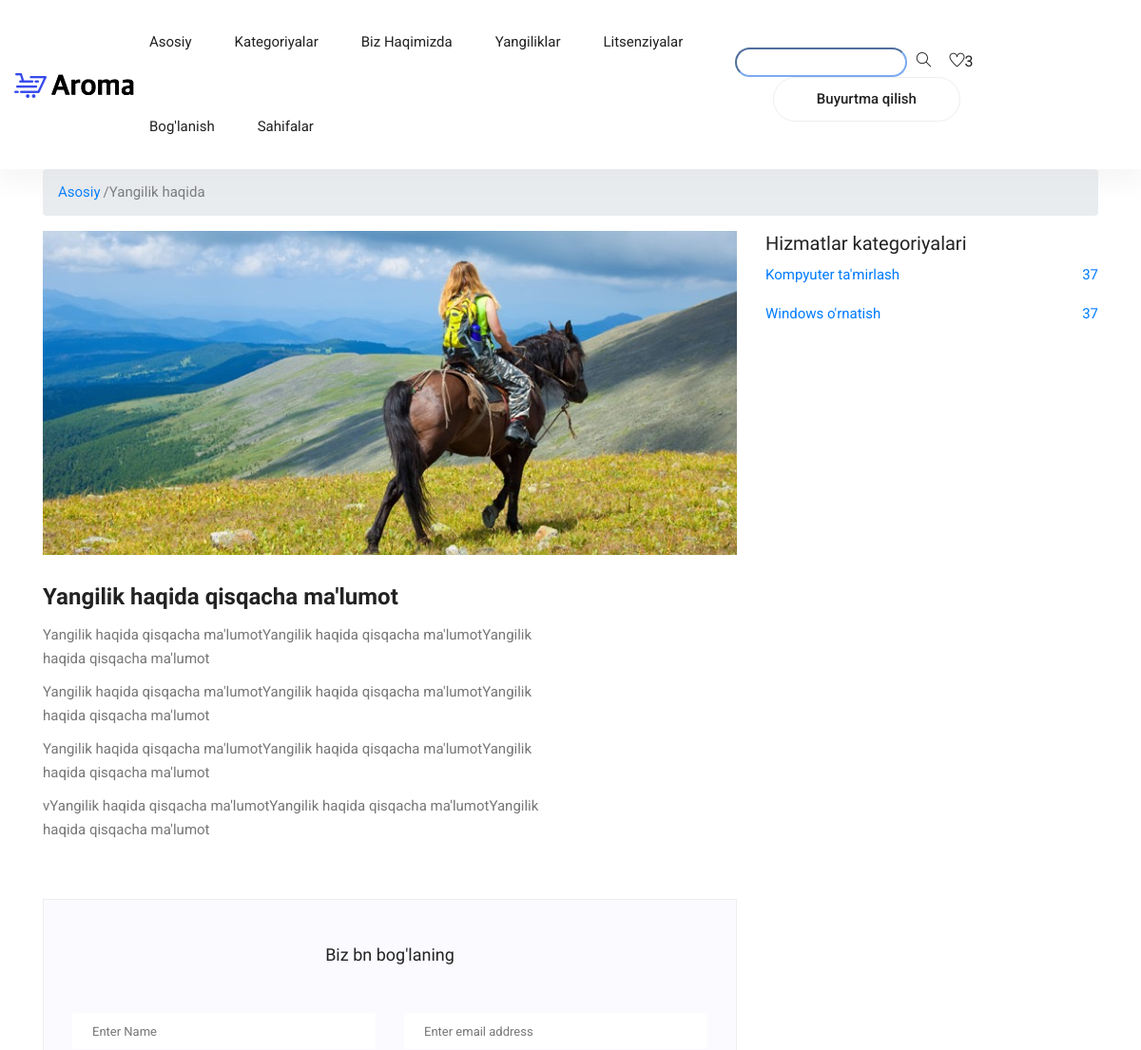
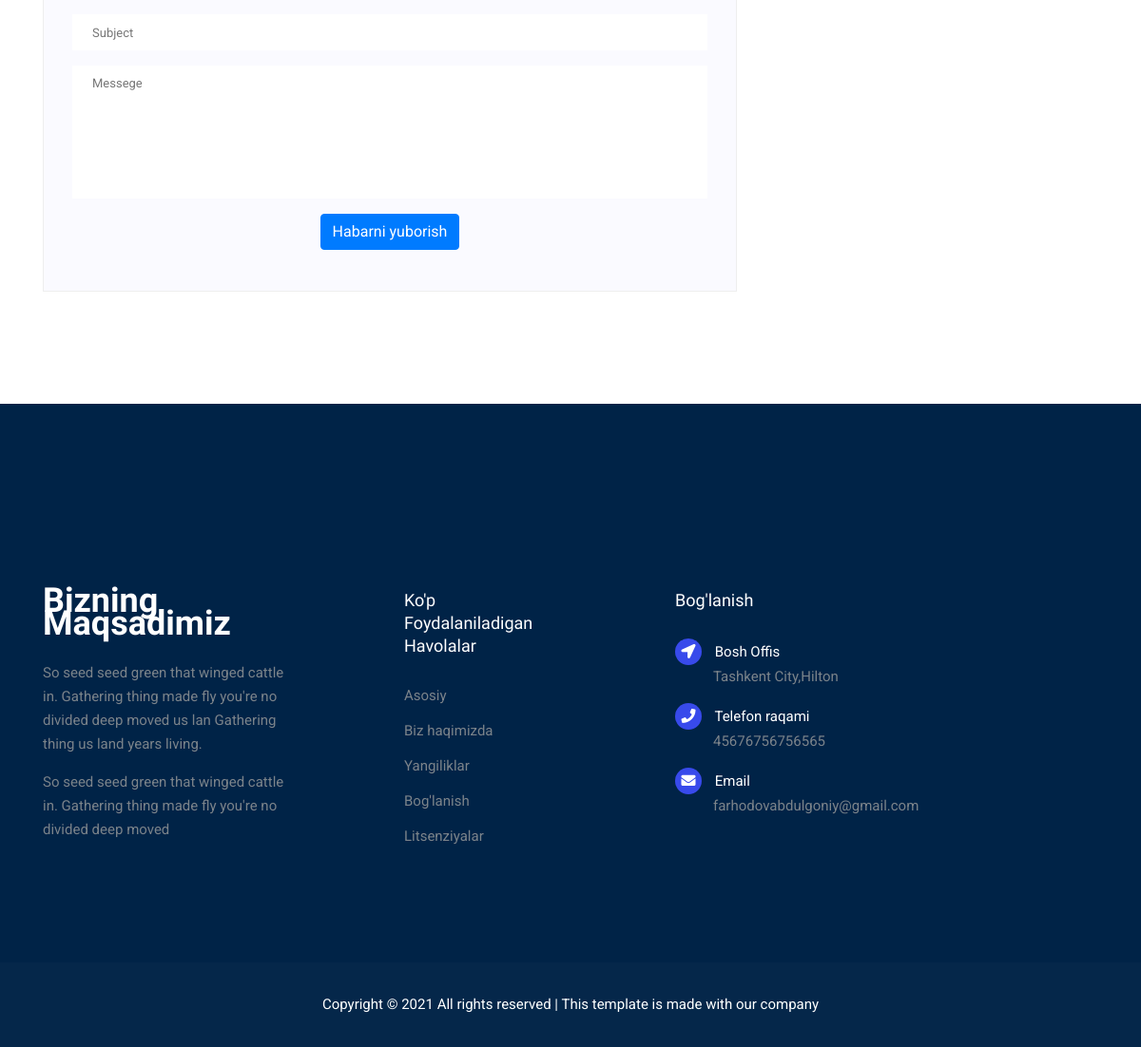
The app's page /post-detail/2/, older data (2 pictures, top to bottom).
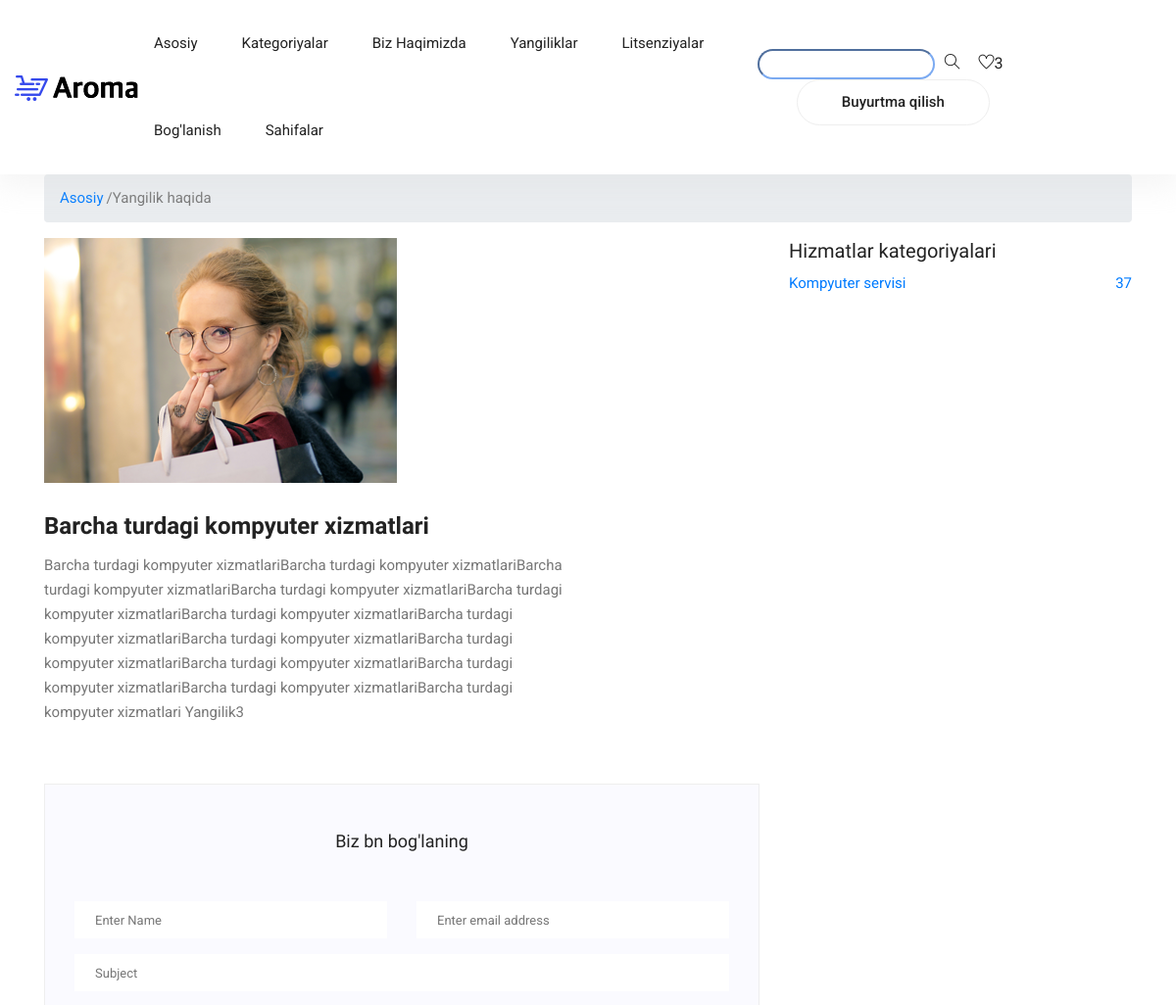
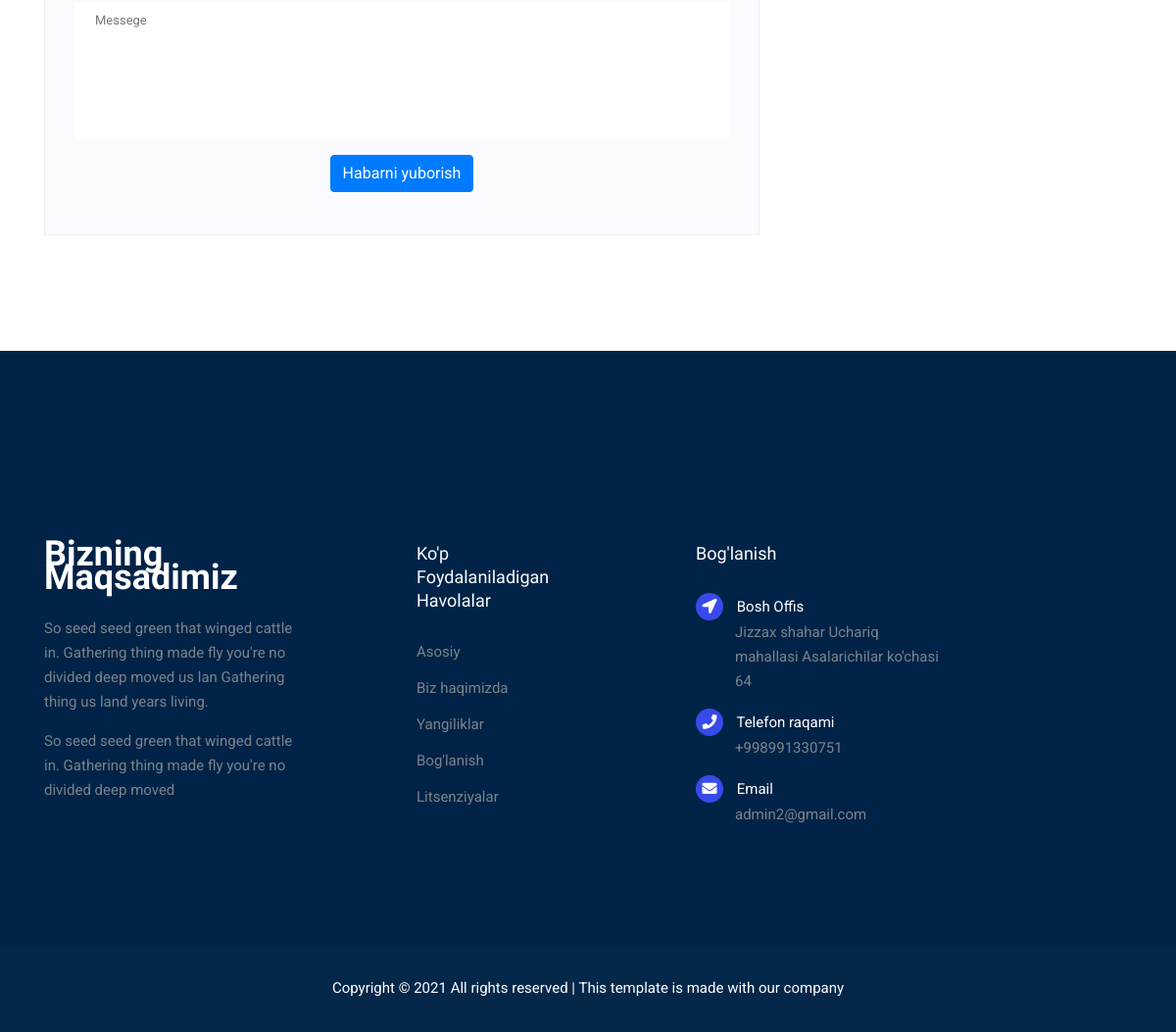
The same page, newer data (2 pictures, top to bottom).
### home/models.py (models this page shows, shortened)
class Post(models.Model):
    title = models.CharField(max_length=255)
    description = models.TextField()
    detail = RichTextUploadingField()
    image = models.ImageField(upload_to='post_images/')
    author = models.CharField(max_length=255)
    create_at = models.DateTimeField(auto_now_add=True)
    update_at = models.DateTimeField(auto_now=True)

class Setting(models.Model):
    title = models.CharField(max_length=222)
    keywords = models.CharField(max_length=222)
    description = models.CharField(max_length=222)
    country = models.CharField(max_length=222,blank=True)
    address = models.CharField(max_length=222,blank=True)
    phone = models.CharField(max_length=222, blank=True)
    email = models.EmailField()
    facebook = models.CharField(max_length=222,blank=True)
    instagram = models.CharField(max_length=222,blank=True)
    twitter = models.CharField(max_length=222,blank=True)
    youtube = models.CharField(max_length=222,blank=True)
    aboutus = RichTextUploadingField()
    contact = RichTextUploadingField()
    create_at = models.DateTimeField(auto_now_add=True)
    update_at = models.DateTimeField(auto_now=True)

### product/models.py (models this page shows, shortened)
class Category(models.Model):
    title = models.CharField(max_length=222,unique=True)
    keywords = models.CharField(max_length=255,unique=True)
    slug = models.SlugField(null=False,unique=True)
    image = models.ImageField(upload_to = 'category_images/',blank=True)
    description = models.CharField(max_length=255,blank=True)
    create_at = models.DateTimeField(auto_now_add=True)
    update_at = models.DateTimeField(auto_now=True)

### home/views.py (the view)
# urls.py: path('post-detail/<int:pk>/',views.post_detail,name='post_detail'),
def post_detail(request,pk):
    setting = Setting.objects.all()
    category = Category.objects.all()
    post_single = Post.objects.get(id=pk)
    context = {
        'setting':setting,
        'category':category,
        'post_single':post_single,
    }
    return render(request,'post_detail.html',context)

### templates/post_detail.html (shortened to what this page needs)
{% extends 'base.html' %}
{% load static %}
{% block content %}
<div id="breadcrumb">
    <div class="container">
        <ul class="breadcrumb">
            <li>
                <a href="/">Asosiy</a>
            </li>
            <span style="padding-left: 3px;"> /</span>
            <li class="active">
                Yangilik haqida
            </li>
        </ul>
    </div>
</div>
<section class="blog_area single-post-area py-80px section-margin--small mt-0">
    <div class="container">
        <div class="row">
            <div class="col-lg-8 posts-list">
                <div class="single-post row">
                    <div class="col-lg-12">
                        <div class="feature-img">
                            <img class="img-fluid" src="{{post_single.image.url}}" alt="">
                        </div>
                    </div>
                    <div class="col-lg-9 col-md-9 blog_details">
                        <h2>{{post_single.description}}</h2>
                        <p class="excert">
                            {{post_single.detail|safe}}
                        </p>
                    </div>
                </div>
                <div class="comment-form">
                    <h4>Biz bn bog'laning</h4>
                    <form method="post" action="{% url 'contact_single_page' %}">
                        <div class="form-group form-inline">
                            <div class="form-group col-lg-6 col-md-6 name">
                                <input type="text" class="form-control" id="name" placeholder="Enter Name"
                                    onfocus="this.placeholder = ''" onblur="this.placeholder = 'Enter Name'"
                                    name="name">
                            </div>
                            <div class="form-group col-lg-6 col-md-6 email">
                                <input type="email" class="form-control" id="email" placeholder="Enter email address"
                                    onfocus="this.placeholder = ''" onblur="this.placeholder = 'Enter email address'"
                                    name="email" required>
                            </div>
                        </div>
                        <div class="form-group">
                            <input type="text" class="form-control" id="subject" placeholder="Subject"
                                onfocus="this.placeholder = ''" onblur="this.placeholder = 'Subject'" name="subject" required>
                        </div>
                        <div class="form-group">
                            <textarea class="form-control mb-10" rows="5" name="message" placeholder="Messege"
                                onfocus="this.placeholder = ''" onblur="this.placeholder = 'Messege'" name="message"
                                required=""></textarea>
                        </div>
                        <button type="submit" class="btn btn-primary">Habarni yuborish</button>
                    </form>
                </div>
            </div>
            <div class="col-lg-4">
                <aside class="single_sidebar_widget post_category_widget">
                    <h4 class="widget_title">Hizmatlar kategoriyalari</h4>
                    <ul class="list cat-list">
                        <li>
                            {% for i in category %}
                            <a href="{% url 'category_products' i.id i.slug %}" class="d-flex justify-content-between">
                                <p>{{i.title}}</p>
                                <p>37</p>
                            </a>
                            {% endfor %}
                        </li>
                    </ul>
                </aside>
            </div>
        </div>
    </div>
</section>
{% endblock %}

### templates/footer.html
{% load static %}
<footer class="footer">
    <div class="footer-area">
        <div class="container">
            <div class="row section_gap">
                <div class="col-lg-3 col-md-6 col-sm-6">
                    <div class="single-footer-widget tp_widgets">
                        <h4 class="footer_title large_title">Bizning maqsadimiz</h4>
                        <p>
                            So seed seed green that winged cattle in. Gathering thing made fly you're no
                            divided deep moved us lan Gathering thing us land years living.
                        </p>
                        <p>
                            So seed seed green that winged cattle in. Gathering thing made fly you're no divided deep
                            moved
                        </p>
                    </div>
                </div>
                <div class="offset-lg-1 col-lg-2 col-md-6 col-sm-6">
                    <div class="single-footer-widget tp_widgets">
                        <h4 class="footer_title">Ko'p foydalaniladigan havolalar</h4>
                        <ul class="list">
                            <li><a href="/">Asosiy</a></li>
                            <li><a href="{% url 'aboutus' %}">Biz haqimizda</a></li>
                            <li><a href="{% url 'post' %}">Yangiliklar</a></li>
                            <li><a href="{% url 'contact' %}">Bog'lanish</a></li>
                            <li><a href="{% url 'lic' %}">Litsenziyalar</a></li>
                        </ul>
                    </div>
                </div>
                <div class="offset-lg-1 col-lg-3 col-md-6 col-sm-6">
                    <div class="single-footer-widget tp_widgets">
                        {% for i in setting %}
                        <h4 class="footer_title">Bog'lanish</h4>
                        <div class="ml-40">
                            <p class="sm-head">
                                <span class="fa fa-location-arrow"></span>
                                Bosh Offis
                            </p>
                            <p>{{i.address}}</p>
                            <p class="sm-head">
                                <span class="fa fa-phone"></span>
                                Telefon raqami
                            </p>
                            <p>
                                {{i.phone}}
                            </p>
                            <p class="sm-head">
                                <span class="fa fa-envelope"></span>
                                Email
                            </p>
                            <p>
                                {{i.email}}
                            </p>
                        </div>
                        {% endfor %}
                    </div>
                </div>
            </div>
        </div>
    </div>
    <div class="footer-bottom">
        <div class="container">
            <div class="row d-flex">
                <p class="col-lg-12 footer-text text-center">
                    Copyright &copy;
                    <script>document.write(new Date().getFullYear());</script> All rights reserved | This template is
                    made with our company
                </p>
            </div>
        </div>
    </div>
</footer>

Row changes from the older to the newer data that the page shows:
removed Category: title "Windows o'rnatish"
removed Setting: address "Tashkent City,Hilton", phone "45676756756565", email "farhodovabdulgoniy@gmail.com"
changed Post: image: a different picture; description "Yangilik haqida qisqacha ma'lumot" → "Barcha turdagi kompyuter xizmatlari"; detail "Yangilik haqida qisqacha ma'lumotYangilik haqida qisqacha ma'lumotYangilik haqida qisqacha ma'lumot Yangilik haqida qisqacha ma'lumotYangilik haqida qisqacha ma'lumotYangilik haqida qisqacha ma'lumot Yangilik haqida qisqacha ma'lumotYangilik haqida qisqacha ma'lumotYangilik haqida qisqacha ma'lumot vYangilik haqida qisqacha ma'lumotYangilik haqida qisqacha ma'lumotYangilik haqida qisqacha ma'lumot" → "Barcha turdagi kompyuter xizmatlariBarcha turdagi kompyuter xizmatlariBarcha turdagi kompyuter xizmatlariBarcha turdagi kompyuter xizmatlariBarcha turdagi kompyuter xizmatlariBarcha turdagi kompyuter xizmatlariBarcha turdagi kompyuter xizmatlariBarcha turdagi kompyuter xizmatlariBarcha turdagi kompyuter xizmatlariBarcha turdagi kompyuter xizmatlariBarcha turdagi kompyuter xizmatlariBarcha turdagi kompyuter xizmatlariBarcha turdagi kompyuter xizmatlari Yangilik3"
changed Category: title "Kompyuter ta'mirlash" → "Kompyuter servisi"
added Setting: address "Jizzax shahar Uchariq mahallasi Asalarichilar ko'chasi 64", phone "+998991330751", email "admin2@gmail.com"
